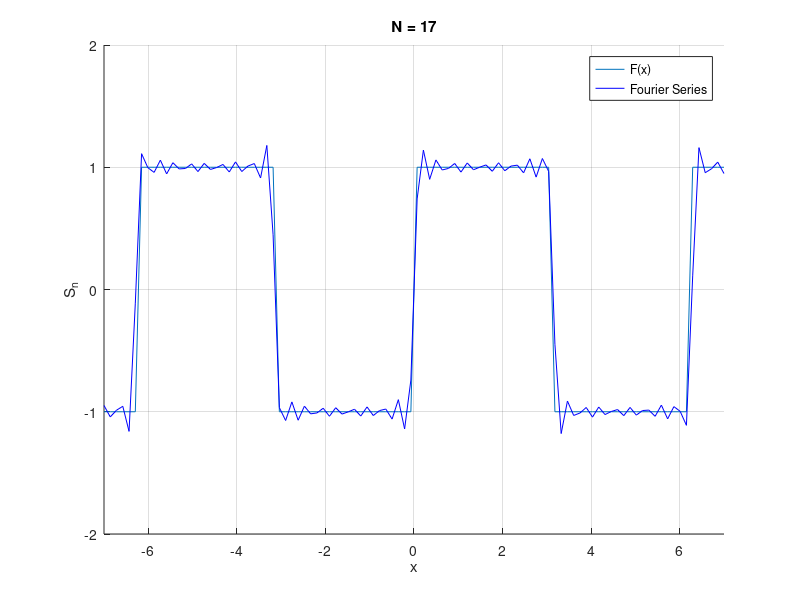

The MATLAB script that drew this image:
clc;
clear;

x = linspace(-7, 7);
% create the range of x-axis

N = 17; 
k = 1;
% variables needed for our computations

S_n = 0;
a_0 = 0;
a_n = 0;
b_n = 0;
% vaules that we're gonna compute them in the for-end below

a_0 = 0;
a_n = 0;
for n = 1 : N
    b_n = ((2 * k) / (n * pi)) * (1 - cos(n * pi));
    S_n = S_n + a_0 + a_n .* cos(n * x) + b_n .* sin(n * x);
end 
% Fourier Series computation

figure();
hold on;
f = 2 * k * ((sin(x) > 0) - 0.5);
% create the f(x) function 
plot(x, f);
% plot the function f(x) with range [-7,7] for x-axis
plot(x, S_n, 'b');
% plot the Fourier Series with range [-7,7] for x-axis and set the color to
% blue
xlabel('x');
ylabel('S_n');
legend('F(x)','Fourier Series');
title('N = 17');
% put some titles and labels
axis ([-7, 7, - k - 1, k + 1]);
grid on;
hold off;
